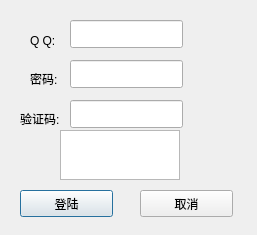
<?xml version="1.0" encoding="UTF-8"?>
<ui version="4.0">
 <class>login</class>
 <widget class="QDialog" name="login">
  <property name="enabled">
   <bool>true</bool>
  </property>
  <property name="geometry">
   <rect>
    <x>0</x>
    <y>0</y>
    <width>257</width>
    <height>235</height>
   </rect>
  </property>
  <property name="sizeIncrement">
   <size>
    <width>0</width>
    <height>0</height>
   </size>
  </property>
  <property name="windowTitle">
   <string>登陆</string>
  </property>
  <property name="windowOpacity">
   <double>1.000000000000000</double>
  </property>
  <widget class="QLineEdit" name="text_user">
   <property name="geometry">
    <rect>
     <x>70</x>
     <y>20</y>
     <width>113</width>
     <height>28</height>
    </rect>
   </property>
  </widget>
  <widget class="QPushButton" name="btn_login">
   <property name="geometry">
    <rect>
     <x>20</x>
     <y>190</y>
     <width>93</width>
     <height>27</height>
    </rect>
   </property>
   <property name="text">
    <string>登陆</string>
   </property>
  </widget>
  <widget class="QPushButton" name="btn_cancel">
   <property name="geometry">
    <rect>
     <x>140</x>
     <y>190</y>
     <width>93</width>
     <height>27</height>
    </rect>
   </property>
   <property name="text">
    <string>取消</string>
   </property>
  </widget>
  <widget class="QLabel" name="lbl_user">
   <property name="geometry">
    <rect>
     <x>30</x>
     <y>30</y>
     <width>51</width>
     <height>21</height>
    </rect>
   </property>
   <property name="text">
    <string>Q Q:</string>
   </property>
  </widget>
  <widget class="QLabel" name="lbl_pwd">
   <property name="geometry">
    <rect>
     <x>30</x>
     <y>70</y>
     <width>63</width>
     <height>18</height>
    </rect>
   </property>
   <property name="text">
    <string>密码:</string>
   </property>
  </widget>
  <widget class="QLineEdit" name="text_pwd">
   <property name="geometry">
    <rect>
     <x>70</x>
     <y>60</y>
     <width>113</width>
     <height>28</height>
    </rect>
   </property>
  </widget>
  <widget class="QLabel" name="lbl_code">
   <property name="geometry">
    <rect>
     <x>20</x>
     <y>110</y>
     <width>63</width>
     <height>18</height>
    </rect>
   </property>
   <property name="text">
    <string>验证码:</string>
   </property>
  </widget>
  <widget class="QLineEdit" name="text_code">
   <property name="geometry">
    <rect>
     <x>70</x>
     <y>100</y>
     <width>113</width>
     <height>28</height>
    </rect>
   </property>
  </widget>
  <widget class="QGraphicsView" name="img_code">
   <property name="enabled">
    <bool>true</bool>
   </property>
   <property name="geometry">
    <rect>
     <x>60</x>
     <y>130</y>
     <width>120</width>
     <height>50</height>
    </rect>
   </property>
   <property name="sizePolicy">
    <sizepolicy hsizetype="Expanding" vsizetype="Expanding">
     <horstretch>1</horstretch>
     <verstretch>0</verstretch>
    </sizepolicy>
   </property>
   <property name="maximumSize">
    <size>
     <width>120</width>
     <height>50</height>
    </size>
   </property>
   <property name="autoFillBackground">
    <bool>true</bool>
   </property>
   <property name="verticalScrollBarPolicy">
    <enum>Qt::ScrollBarAlwaysOff</enum>
   </property>
   <property name="horizontalScrollBarPolicy">
    <enum>Qt::ScrollBarAlwaysOff</enum>
   </property>
  </widget>
  <zorder>text_code</zorder>
  <zorder>text_user</zorder>
  <zorder>btn_login</zorder>
  <zorder>btn_cancel</zorder>
  <zorder>lbl_user</zorder>
  <zorder>lbl_pwd</zorder>
  <zorder>text_pwd</zorder>
  <zorder>lbl_code</zorder>
  <zorder>img_code</zorder>
 </widget>
 <resources/>
 <connections>
  <connection>
   <sender>text_pwd</sender>
   <signal>textChanged(QString)</signal>
   <receiver>img_code</receiver>
   <slot>show()</slot>
   <hints>
    <hint type="sourcelabel">
     <x>126</x>
     <y>73</y>
    </hint>
    <hint type="destinationlabel">
     <x>119</x>
     <y>154</y>
    </hint>
   </hints>
  </connection>
  <connection>
   <sender>btn_login</sender>
   <signal>clicked()</signal>
   <receiver>login</receiver>
   <slot>hide()</slot>
   <hints>
    <hint type="sourcelabel">
     <x>66</x>
     <y>203</y>
    </hint>
    <hint type="destinationlabel">
     <x>128</x>
     <y>117</y>
    </hint>
   </hints>
  </connection>
  <connection>
   <sender>btn_cancel</sender>
   <signal>clicked()</signal>
   <receiver>login</receiver>
   <slot>close()</slot>
   <hints>
    <hint type="sourcelabel">
     <x>186</x>
     <y>203</y>
    </hint>
    <hint type="destinationlabel">
     <x>128</x>
     <y>117</y>
    </hint>
   </hints>
  </connection>
 </connections>
</ui>
